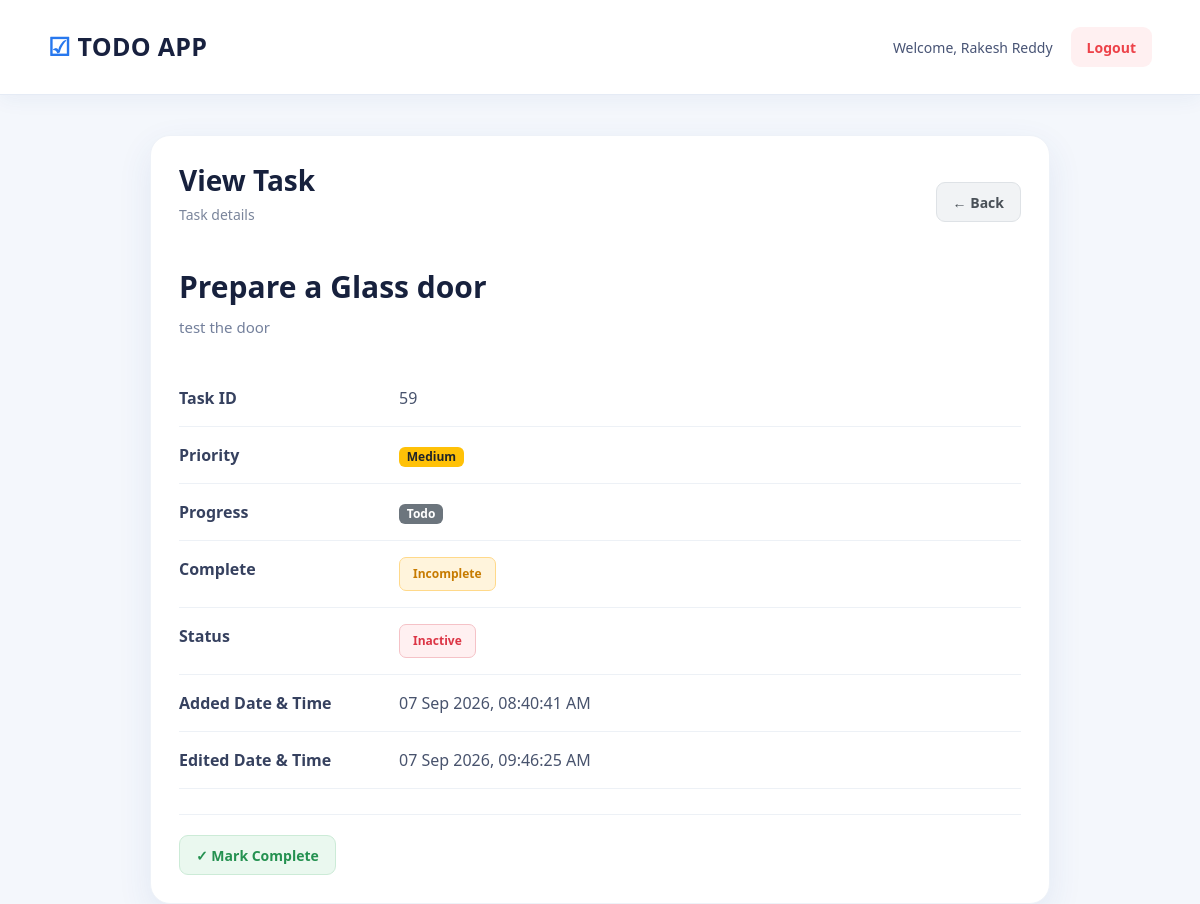
The page /task/view.php?id=59 (signed in) on the database its author committed.
### tables this page shows
CREATE TABLE `tasks` (
  `id` int(11) NOT NULL,
  `Task` varchar(255) NOT NULL,
  `Description` text DEFAULT NULL,
  `status` tinyint(4) NOT NULL DEFAULT 1,
  `is_completed` tinyint(1) NOT NULL DEFAULT 0,
  `priority` enum('High','Medium','Low') NOT NULL DEFAULT 'Medium',
  `progress` enum('Todo','In Progress','Review','Done') NOT NULL DEFAULT 'Todo',
  `addedDate` timestamp NOT NULL DEFAULT current_timestamp(),
  `editedDate` timestamp NOT NULL DEFAULT current_timestamp() ON UPDATE current_timestamp()
);

### task/view.php (the view, shortened to what this page needs)
<?php
require_once __DIR__ . "/../config/database.php";
$id = (int)($_GET["id"] ?? 0);
$sql = "
    SELECT
        id,
        task,
        description,
        status,
        priority,
        progress,
        is_completed,
        addedDate,
        editedDate
    FROM tasks
    WHERE id = ?
    LIMIT 1
";
$stmt = mysqli_prepare($conn, $sql);
mysqli_stmt_bind_param($stmt, "i", $id);
if (!mysqli_stmt_execute($stmt)) {
    die(
        "Database Error: " .
        htmlspecialchars(mysqli_stmt_error($stmt))
    );
}
$result = mysqli_stmt_get_result($stmt);
$task = mysqli_fetch_assoc($result);
function getPriorityClass($priority)
{
    switch ($priority) {
        case "Medium":
            return "bg-warning text-dark";
    }
}
function getProgressClass($progress)
{
    switch ($progress) {
        case "Todo":
            return "bg-secondary";
    }
}
?>
<!DOCTYPE html>
<html lang="en">
<head>
    <link
        href="https://cdn.jsdelivr.net/npm/bootstrap@5.3.3/dist/css/bootstrap.min.css"
        rel="stylesheet"
    >
    <link
        rel="stylesheet"
        href="../assets/style.css"
    >
</head>
<body>
<nav class="navbar">
    <div class="nav-container">
        <div class="logo">
            ☑ TODO APP
        </div>
        <div class="user-section">
            <span>
                Welcome,
                <?php
                echo htmlspecialchars(
                    $_SESSION["user_name"] ?? ""
                );
                ?>
            </span>
            <a
                href="../auth/logout.php"
                class="btn btn-delete"
            >
                Logout
            </a>
        </div>
    </div>
</nav>
<main class="container">
    <div class="card view-card">
        <div class="header-section">
            <div>
                <h1 class="title">
                    View Task
                </h1>
                <p>
                    Task details
                </p>
            </div>
            <a
                href="index.php"
                class="task-btn btn-back"
            >
                ← Back
            </a>
        </div>
        <h2 class="task-title">
            <?php
            echo htmlspecialchars(
                $task["task"] ?? ""
            );
            ?>
        </h2>
        <div class="task-description">
            <?php
            if (!empty($task["description"])) {
                echo nl2br(
                    htmlspecialchars(
                        $task["description"]
                    )
                );
            } else {
                echo "No description available.";
            }
            ?>
        </div>
        <div class="detail-row">
            <div class="detail-label">
                Task ID
            </div>
            <div class="detail-value">
                <?php
                echo (int)$task["id"];
                ?>
            </div>
        </div>
        <div class="detail-row">
            <div class="detail-label">
                Priority
            </div>
            <div class="detail-value">
                <span
                    class="badge <?php echo getPriorityClass($task["priority"]); ?>"
                >
                    <?php
                    echo htmlspecialchars(
                        $task["priority"]
                    );
                    ?>
                </span>
            </div>
        </div>
        <div class="detail-row">
            <div class="detail-label">
                Progress
            </div>
            <div class="detail-value">
                <span
                    class="badge <?php echo getProgressClass($task["progress"]); ?>"
                >
                    <?php
                    echo htmlspecialchars(
                        $task["progress"]
                    );
                    ?>
                </span>
            </div>
        </div>
        <div class="detail-row">
            <div class="detail-label">
                Complete
            </div>
            <div class="detail-value">
                <?php if ((int)$task["is_completed"] === 1): ?>
                    <span class="complete-status completed">
                        Complete
                    </span>
                <?php else: ?>
                    <span class="complete-status incomplete">
                        Incomplete
                    </span>
                <?php endif; ?>
            </div>
        </div>
        <div class="detail-row">
            <div class="detail-label">
                Status
            </div>
            <div class="detail-value">
                <?php if ((int)$task["status"] === 1): ?>
                    <span class="status-active">
                        Active
                    </span>
                <?php else: ?>
                    <span class="status-inactive">
                        Inactive
                    </span>
                <?php endif; ?>
            </div>
        </div>
        <div class="detail-row">
            <div class="detail-label">
                Added Date & Time
            </div>
            <div class="detail-value">
                <?php
                if (!empty($task["addedDate"])) {
                    echo date(
                        "d M Y, h:i:s A",
                        strtotime($task["addedDate"])
                    );
                } else {
                    echo "Not Available";
                }
                ?>
            </div>
        </div>
        <div class="detail-row">
            <div class="detail-label">
                Edited Date & Time
            </div>
            <div class="detail-value">
                <?php
                if (!empty($task["editedDate"])) {
                    echo date(
                        "d M Y, h:i:s A",
                        strtotime($task["editedDate"])
                    );
                } else {
                    echo "Not Available";
                }
                ?>
            </div>
        </div>
        <div class="task-actions">
            <?php if ((int)$task["is_completed"] === 1): ?>
                <a
                    href="toggle_complete.php?id=<?php echo (int)$task["id"]; ?>"
                    class="task-btn btn-incomplete"
                    onclick="return confirm('Mark this task as incomplete?');"
                >
                    ↩ Mark Incomplete
                </a>
            <?php else: ?>
                <a
                    href="toggle_complete.php?id=<?php echo (int)$task["id"]; ?>"
                    class="task-btn btn-complete"
                    onclick="return confirm('Mark this task as completed?');"
                >
                    ✓ Mark Complete
                </a>
            <?php endif; ?>
        </div>
    </div>
</main>
</body>
</html>

### assets/style.css (style rules this page uses)
* { margin: 0; padding: 0; box-sizing: border-box; }
body { font-family: "Segoe UI", Arial, sans-serif; background: #f4f7fc; color: #17213d; min-height: 100vh; }
a { text-decoration: none; }
.container { width: 92%; max-width: 1250px; margin: 40px auto; }
.navbar { width: 100%; background: rgba(255, 255, 255, 0.96); border-bottom: 1px solid #e5ebf5; box-shadow: 0 4px 20px rgba(35, 75, 140, 0.06); }
.nav-container { width: 92%; max-width: 1250px; margin: auto; min-height: 78px; display: flex; align-items: center; justify-content: space-between; }
.logo { font-size: 25px; font-weight: 800; color: #18213f; letter-spacing: 0.3px; }
.logo::first-letter { color: #2878ee; }
.user-section { display: flex; align-items: center; gap: 18px; font-size: 14px; color: #485475; }
.card { background: #ffffff; border-radius: 20px; padding: 28px; box-shadow: 0 12px 35px rgba(40, 82, 150, 0.09); border: 1px solid #eef2f8; }
.btn { display: inline-flex; align-items: center; justify-content: center; border: none; border-radius: 9px; min-height: 40px; padding: 0 16px; font-size: 14px; font-weight: 600; cursor: pointer; transition: transform 0.2s ease, box-shadow 0.2s ease, background 0.2s ease; }
.btn-delete { background: #fff0f1; color: #ed4249; }
.btn-complete { background: #eaf8ef !important; color: #249150 !important; border: 1px solid #ccebd7 !important; font-weight: 600; }
.header-section { display: flex; align-items: center; justify-content: space-between; gap: 20px; margin-bottom: 28px; }
.title { font-size: 28px; font-weight: 750; color: #17213d; margin-bottom: 6px; }
.header-section p { color: #7a859b; font-size: 14px; }
.status-inactive { display: inline-flex !important; align-items: center; justify-content: center; padding: 7px 13px; border-radius: 7px; background-color: #fff0f1 !important; color: #dc3545 !important; border: 1px solid #f5c2c7 !important; font-size: 12px; font-weight: 700; opacity: 1 !important; }
html, body { height: 100%; }

### task/view.php (style rules this page uses)
.view-card { max-width: 900px; margin: 40px auto; }
.task-title { font-size: 30px; font-weight: 750; color: #17213d; margin-bottom: 10px; }
.task-description { color: #74809c; font-size: 15px; line-height: 1.7; margin-bottom: 30px; }
.detail-row { display: grid; grid-template-columns: 200px 1fr; gap: 20px; padding: 16px 0; border-bottom: 1px solid #edf1f6; }
.detail-label { font-weight: 700; color: #36415f; }
.detail-value { color: #48536d; }
.complete-status { display: inline-flex; align-items: center; justify-content: center; padding: 7px 13px; border-radius: 7px; font-size: 12px; font-weight: 700; white-space: nowrap; }
.complete-status.incomplete { background: #fff4dc; color: #c77b00; border: 1px solid #ffd98a; }
.task-actions { display: flex; flex-wrap: wrap; gap: 10px; margin-top: 25px; padding-top: 20px; border-top: 1px solid #edf1f6; }
.task-btn { display: inline-flex; align-items: center; justify-content: center; min-height: 40px; padding: 0 16px; border-radius: 9px; font-size: 14px; font-weight: 600; text-decoration: none; transition: all 0.2s ease; }
.btn-complete { background: #eaf8ef; color: #249150; border: 1px solid #ccebd7; }
.btn-back { background: #f1f3f5; color: #495057; border: 1px solid #dee2e6; }

### rows shown on the page
tasks: Task "Prepare a Glass door", Description "test the door", id "59", priority "Medium", progress "Todo", addedDate "07 Sep 2026, 08:40:41 AM", editedDate "07 Sep 2026, 09:46:25 AM"

### other values the page prints
$_SESSION["user_name"] "Rakesh Reddy"
